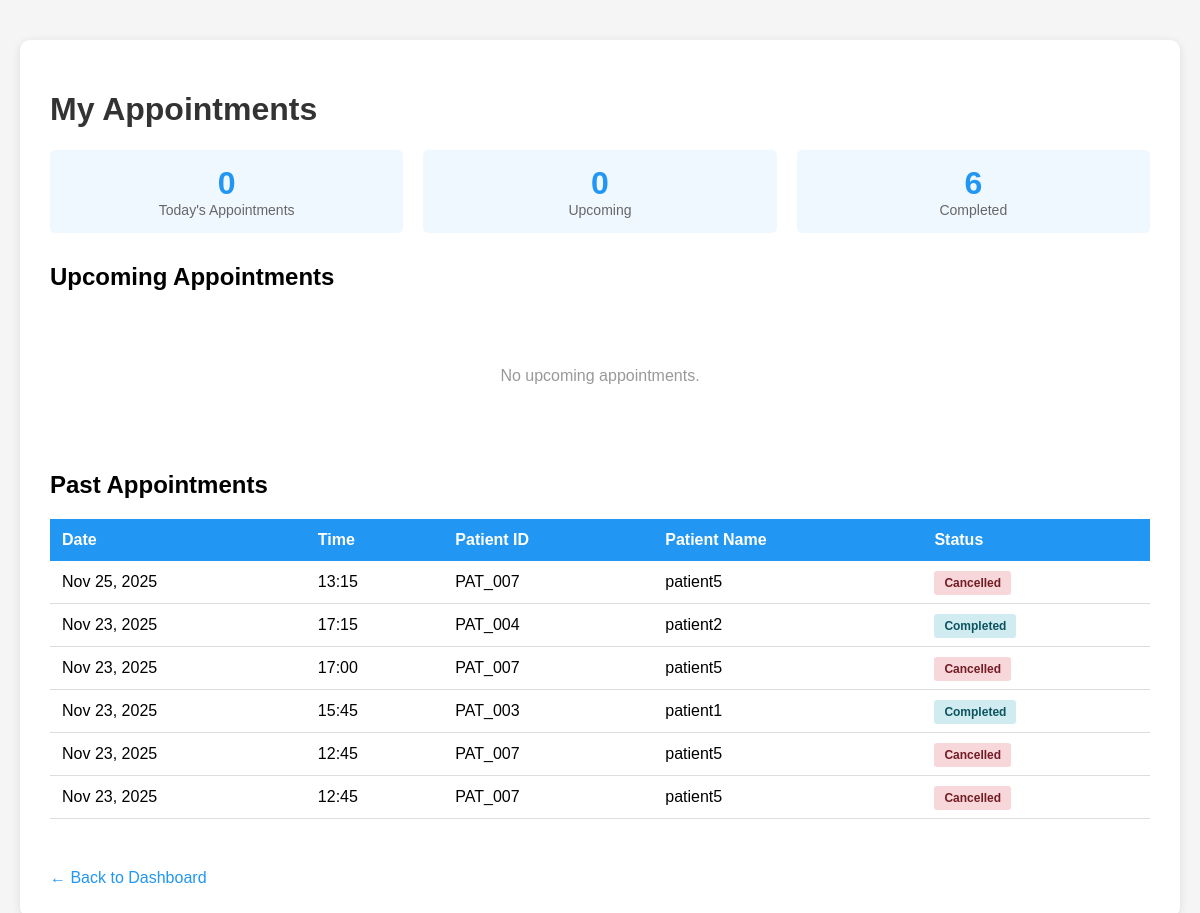
The page /doctor/appointments (signed in) on the database its author committed.
### app.py (models this page shows, shortened)
class Appointment(db.Model):
    id = db.Column(db.Integer, primary_key=True)
    doc_id = db.Column(db.String(20), db.ForeignKey('doctor.doc_id'),nullable=False)
    pat_id = db.Column(db.String(20), db.ForeignKey('patient.pat_id'),nullable=False)
    date = db.Column(db.Date,nullable=False)
    time = db.Column(db.String(5),nullable=False)
    status = db.Column(db.String(20),default='Pending',nullable=False)

class Patient(db.Model):
    id = db.Column(db.Integer, primary_key=True)
    pat_id=db.Column(db.String(20),unique=True)
    name = db.Column(db.String(100), nullable=False)
    age=db.Column(db.Integer,nullable=False)
    blood=db.Column(db.String(10),nullable=False)
    gender=db.Column(db.String(20),nullable=False)
    contact_info = db.Column(db.Integer,nullable=False)
    email = db.Column(db.String(120), unique=True, nullable=False)
    password_hash = db.Column(db.String(128), nullable=False)

### app.py (the view)
@app.route('/doctor/appointments')
@doctor_required
def doctor_appointments():
     doctor = Doctor.query.get(session['doctor_id'])
     today = date.today()
     upcoming = db.session.query(Appointment, Patient).join(
          Patient, Appointment.pat_id == Patient.pat_id
     ).filter(
          Appointment.doc_id == doctor.doc_id,
          Appointment.date >= today,
          Appointment.status != 'Cancelled'
     ).order_by(Appointment.date.asc(), Appointment.time.asc()).all()
     past = db.session.query(Appointment, Patient).join(
        Patient, Appointment.pat_id == Patient.pat_id
     ).filter(
          Appointment.doc_id == doctor.doc_id,
          Appointment.date < today
          ).order_by(Appointment.date.desc(), Appointment.time.desc()).all()
     today_appointments = db.session.query(Appointment, Patient).join(
        Patient, Appointment.pat_id == Patient.pat_id
     ).filter(
        Appointment.doc_id == doctor.doc_id,
        Appointment.date == today,
        Appointment.status != 'Cancelled'
     ).order_by(Appointment.time.asc()).all()
     return render_template('doctor_appointments.html',
                          doctor=doctor,
                          upcoming_appointments=upcoming,
                          past_appointments=past,
                          today_appointments=today_appointments)

### app.py (called while the page is built)
def doctor_required(f):
    @wraps(f)
    def decorated_function(*args, **kwargs):
        if 'doctor_id' not in session:
            flash('Please login as doctor first')
            return redirect(url_for('doctor_login'))
        return f(*args, **kwargs)
    return decorated_function

### templates/doctor_appointments.html (shortened to what this page needs)
<!DOCTYPE html>
<html lang="en">
<head>
</head>
<body>
    <div class="container">
        <h1>My Appointments</h1>
        <div class="stats">
            <div class="stat-card">
                <div class="stat-number">{{ today_appointments|length }}</div>
                <div class="stat-label">Today's Appointments</div>
            </div>
            <div class="stat-card">
                <div class="stat-number">{{ upcoming_appointments|length }}</div>
                <div class="stat-label">Upcoming</div>
            </div>
            <div class="stat-card">
                <div class="stat-number">{{ past_appointments|length }}</div>
                <div class="stat-label">Completed</div>
            </div>
        </div>
        <div class="section">
            <h2>Upcoming Appointments</h2>
            {% if upcoming_appointments %}
            <table>
                <thead>
                    <tr>
                        <th>Date</th>
                        <th>Time</th>
                        <th>Patient ID</th>
                        <th>Patient Name</th>
                        <th>Age</th>
                        <th>Contact</th>
                        <th>Status</th>
                    </tr>
                </thead>
                <tbody>
                    {% for appointment, patient in upcoming_appointments %}
                    <tr>
                        <td>{{ appointment.date.strftime('%b %d, %Y') }}</td>
                        <td>{{ appointment.time }}</td>
                        <td>{{ patient.pat_id }}</td>
                        <td>{{ patient.name }}</td>
                        <td>{{ patient.age }}</td>
                        <td>{{ patient.contact_info }}</td>
                        <td>
                            <span class="status status-{{ appointment.status.lower() }}">
                                {{ appointment.status }}
                            </span>
                        </td>
                        <td>
                            <!-- {% if appointment.status not in ['Completed', 'Cancelled'] %}
                            <form method="POST" action="{{ url_for('complete_appointment', id=appointment.id) }}"
                                style="display: inline;">
                                <button type="submit" class="btn-complete">Mark Complete</button>
                            </form>
                            {% elif appointment.status == 'Completed' %}
                            <a href="{{ url_for('add_prescription', id=appointment.id) }}" class="btn-prescription">💊
                                Add Prescription</a>
                            {% else %}
                            -
                            {% endif %} -->
                        </td>
                    </tr>
                    {% endfor %}
                </tbody>
            </table>
            {% else %}
            <div class="no-appointments">
                <p>No upcoming appointments.</p>
            </div>
            {% endif %}
        </div>
        <div class="section">
            <h2>Past Appointments</h2>
            {% if past_appointments %}
            <table>
                <thead>
                    <tr>
                        <th>Date</th>
                        <th>Time</th>
                        <th>Patient ID</th>
                        <th>Patient Name</th>
                        <th>Status</th>
                    </tr>
                </thead>
                <tbody>
                    {% for appointment, patient in past_appointments %}
                    <tr>
                        <td>{{ appointment.date.strftime('%b %d, %Y') }}</td>
                        <td>{{ appointment.time }}</td>
                        <td>{{ patient.pat_id }}</td>
                        <td>{{ patient.name }}</td>
                        <td>
                            <span class="status status-{{ appointment.status.lower() }}">
                                {{ appointment.status }}
                            </span>
                        </td>
                    </tr>
                    {% endfor %}
                </tbody>
            </table>
            {% else %}
            <div class="no-appointments">
                <p>No past appointments.</p>
            </div>
            {% endif %}
        </div>
        <a href="{{ url_for('doctor_dashboard') }}" class="back-link">← Back to Dashboard</a>
    </div>
</body>
</html>

### templates/doctor_appointments.html (style rules this page uses)
body { font-family: Arial, sans-serif; max-width: 1200px; margin: 20px auto; padding: 20px; background-color: #f5f5f5; }
.container { background: white; padding: 30px; border-radius: 10px; box-shadow: 0 2px 10px rgba(0, 0, 0, 0.1); }
h1 { color: #333; }
.section { margin: 30px 0; }
table { width: 100%; border-collapse: collapse; margin-top: 20px; }
th { background: #2196F3; color: white; padding: 12px; text-align: left; }
td { padding: 12px; border-bottom: 1px solid #ddd; }
.status { padding: 5px 10px; border-radius: 3px; font-size: 12px; font-weight: bold; }
.status-completed { background: #d1ecf1; color: #0c5460; }
.status-cancelled { background: #f8d7da; color: #721c24; }
.back-link { display: inline-block; margin-top: 20px; color: #2196F3; text-decoration: none; }
.no-appointments { text-align: center; padding: 40px; color: #999; }
.stats { display: flex; gap: 20px; margin-bottom: 20px; }
.stat-card { flex: 1; background: #f0f8ff; padding: 15px; border-radius: 5px; text-align: center; }
.stat-number { font-size: 32px; font-weight: bold; color: #2196F3; }
.stat-label { color: #666; font-size: 14px; }

### rows shown on the page
Appointment: date "Nov 25, 2025", time "13:15", pat_id "PAT_007", name "patient5", status "Cancelled"
Appointment: date "Nov 23, 2025", time "17:15", pat_id "PAT_004", name "patient2", status "Completed"
Appointment: date "Nov 23, 2025", time "17:00", pat_id "PAT_007", name "patient5", status "Cancelled"
Appointment: date "Nov 23, 2025", time "15:45", pat_id "PAT_003", name "patient1", status "Completed"
Appointment: date "Nov 23, 2025", time "12:45", pat_id "PAT_007", name "patient5", status "Cancelled"
Appointment: date "Nov 23, 2025", time "12:45", pat_id "PAT_007", name "patient5", status "Cancelled"

### other values the page prints
{{ today_appointments|length }} "0"
{{ upcoming_appointments|length }} "0"
{{ past_appointments|length }} "6"
